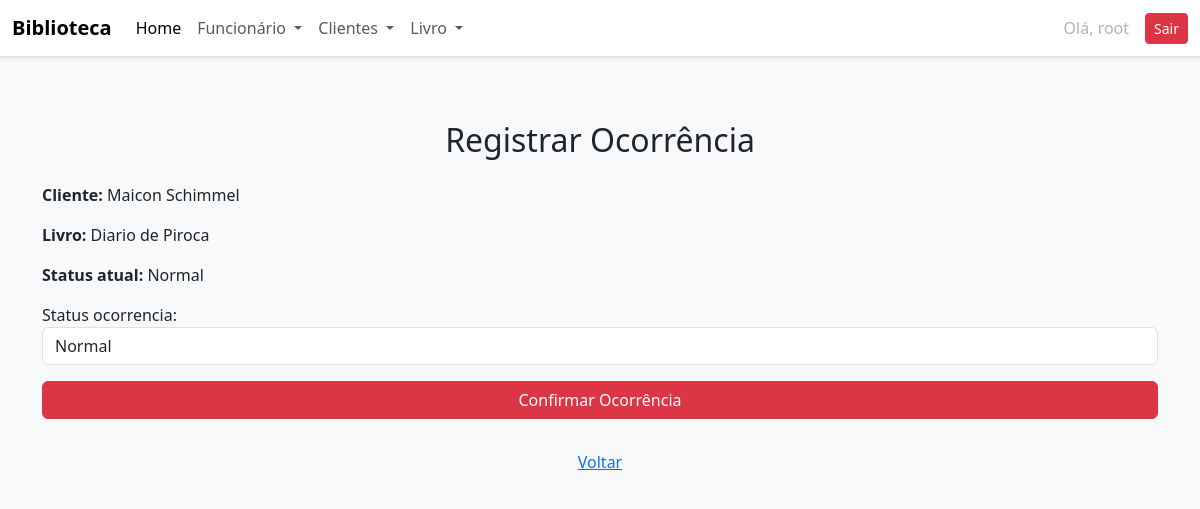
/emprestimos/ocorrencia/5/ (signed in), run on an earlier commit of the app's database.
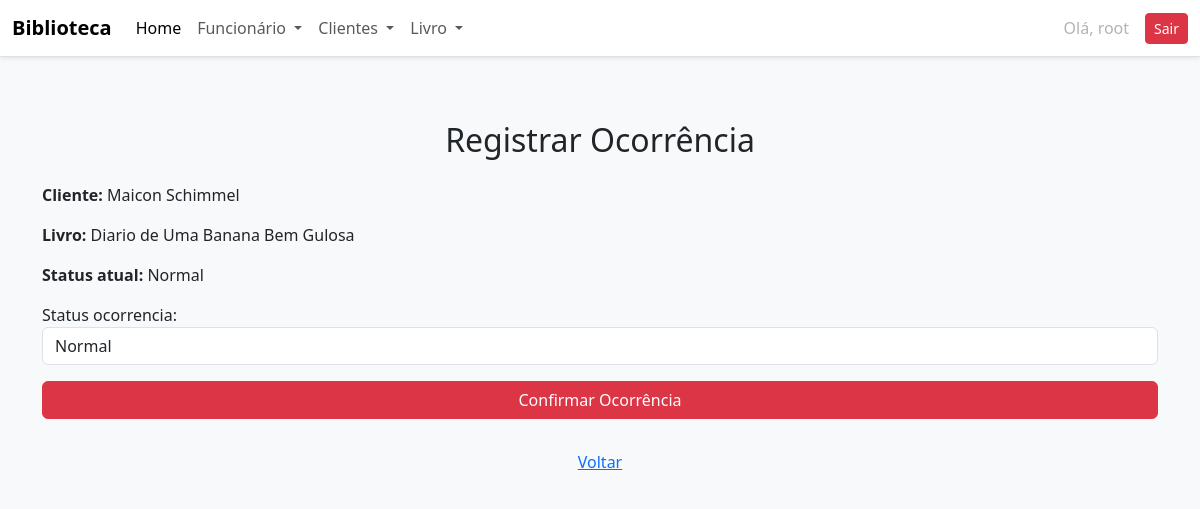
And on a later commit of the database.
### academico/models.py (models this page shows, shortened)
class Emprestimo(models.Model):
    cliente = models.ForeignKey(Cliente, on_delete=models.CASCADE)
    livro = models.ForeignKey(Livro, on_delete=models.CASCADE)
    data_retirada = models.DateField(default=timezone.now)
    data_devolucao_prevista = models.DateField()
    devolvido = models.BooleanField(default=False)
    status_ocorrencia = models.CharField(max_length=20, choices=STATUS_OCORRENCIA, default='normal')

class Livro(models.Model):
    titulo = models.CharField(max_length=200)
    autor = models.CharField(max_length=150)
    editora = models.CharField(max_length=100)
    ano_publicacao = models.PositiveIntegerField()
    isbn = models.CharField(max_length=20, unique=True)
    genero = models.CharField(max_length=20, choices=GENERO_CHOICES)
    quantidade_disponivel = models.PositiveIntegerField(default=1)
    foto = StdImageField(
        upload_to='fotos/alunos',
        variations={'thumb': (150, 150), 'medium': (300, 300)},
        blank=True,
        null=True
    )

class Cliente(models.Model):
    nome = models.CharField(max_length=100)
    cpf = models.CharField(max_length=14, unique=True)
    telefone = models.CharField(max_length=15)
    endereco = models.CharField(max_length=200)
    livro = models.ForeignKey(
        Livro, on_delete=models.RESTRICT, related_name="clientes")
    ativo = models.BooleanField(default=True)
    bloqueado = models.BooleanField(default=False)

### academico/views.py (the view)
# urls.py: path('emprestimos/ocorrencia/<int:emprestimo_id>/', views.registrar_ocorrencia, name='registrar_ocorrencia'),
@login_required
def registrar_ocorrencia(request, emprestimo_id):
    emprestimo = get_object_or_404(Emprestimo, id=emprestimo_id, devolvido=False)
    if request.method == 'POST':
        form = OcorrenciaForm(request.POST, instance=emprestimo)
        if form.is_valid():
            form.save()
            if emprestimo.status_ocorrencia in ['perdido', 'danificado']:
                emprestimo.cliente.bloqueado = True
                emprestimo.cliente.save()
                messages.warning(request, f"O cliente {emprestimo.cliente.nome} foi bloqueado devido à ocorrência registrada.")
            else:
                messages.success(request, "Ocorrência registrada com sucesso.")
            return redirect('lista_emprestimos')
    else:
        form = OcorrenciaForm(instance=emprestimo)
    return render(request, 'academico/registrar_ocorrencia.html', {'form': form, 'emprestimo': emprestimo})

### academico/forms.py
class OcorrenciaForm(forms.ModelForm):
    class Meta:
        model = Emprestimo
        fields = ['status_ocorrencia']
        widgets = {
            'status_ocorrencia': forms.Select(attrs={'class': 'form-control'})
        }

### academico/templatetags/form_filters.py (called while the page is built)
@register.filter(name='add_class')
def add_class(field, css):
    return field.as_widget(attrs={"class": css})

### academico/templates/academico/registrar_ocorrencia.html (shortened to what this page needs)
{% extends 'academico/base.html' %}
{% load form_filters %}
{% block content %}
<div class="container py-5">
    <h2 class="text-center mb-4">Registrar Ocorrência</h2>
    <p><strong>Cliente:</strong> {{ emprestimo.cliente.nome }}</p>
    <p><strong>Livro:</strong> {{ emprestimo.livro.titulo }}</p>
    <p><strong>Status atual:</strong> {{ emprestimo.get_status_ocorrencia_display }}</p>
    <form method="post">
        {{ form.status_ocorrencia.label_tag }}
        {{ form.status_ocorrencia|add_class:"form-control" }}
        <div class="d-grid mt-3">
            <button type="submit" class="btn btn-danger">Confirmar Ocorrência</button>
        </div>
    </form>
    <div class="text-center mt-4">
        <a href="{% url 'lista_emprestimos' %}" class="btn btn-link">Voltar</a>
    </div>
</div>
{% endblock %}

What changed in the data, as far as the page shows it:
changed through a linked row, Emprestimo "Normal": livro.titulo "Diario de Piroca" → "Diario de Uma Banana Bem Gulosa"
